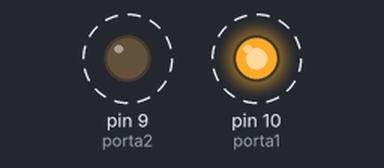
Simulated run of this sketch. Board: Arduino Uno, built with avr-gcc and run on an emulated ATmega328P. Parts: output pins drawn as LEDs (lit = HIGH). Dashed ring = blinking.

Above: at 0.05 s.
Timing chart, 0 to 3.0 s (numbered marks = the images above):
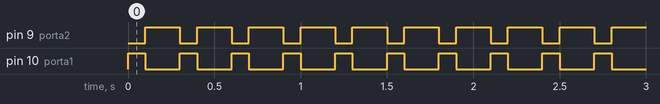

Measured:
- by itself, pin 9 (porta2): alternates HIGH for 0.20 s and LOW for 0.10 s
- by itself, pin 10 (porta1): alternates HIGH for 0.10 s and LOW for 0.20 s

The sketch:

projeto_002.ino
```cpp
  int intervaloPisca = 100;
  int intervalo2Pisca = 200;
  int porta1 = 10;
  int porta2 = 9;

void setup() {
  pinMode(porta1, OUTPUT);
  pinMode(porta2, OUTPUT);

}

void loop() {
  /*
  int intervaloPisca = 100;
  int intervalo2Pisca = 200;
  int porta1 = 10;
  int porta2 = 9;
  */

  digitalWrite(porta1, HIGH);
  digitalWrite(porta2, LOW);
  delay(intervaloPisca);

  digitalWrite(porta1, LOW);
  digitalWrite(porta2, HIGH);
  delay(intervalo2Pisca);


}
```
